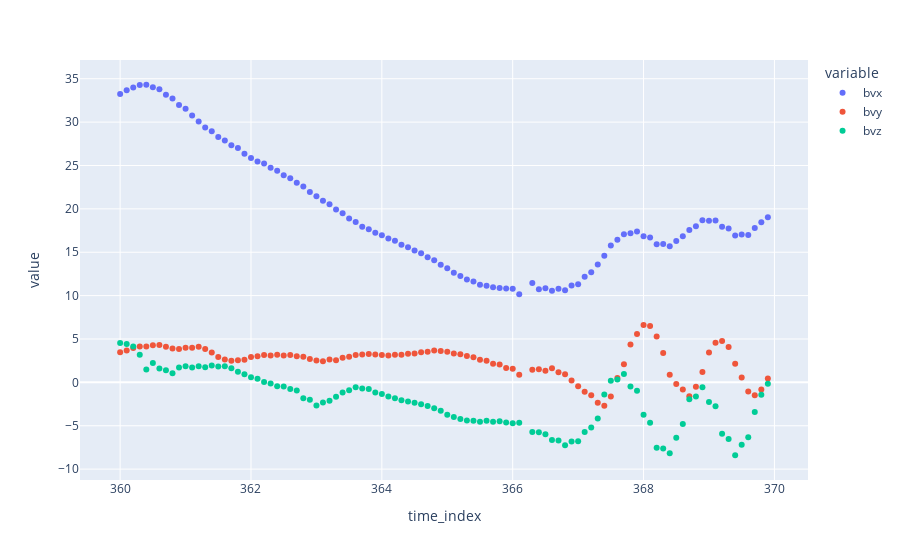

The cell this chart's notebook holds for it:
### Code cell
px.scatter(spin2.data, y=["bvx", "bvy", "bvz"])
